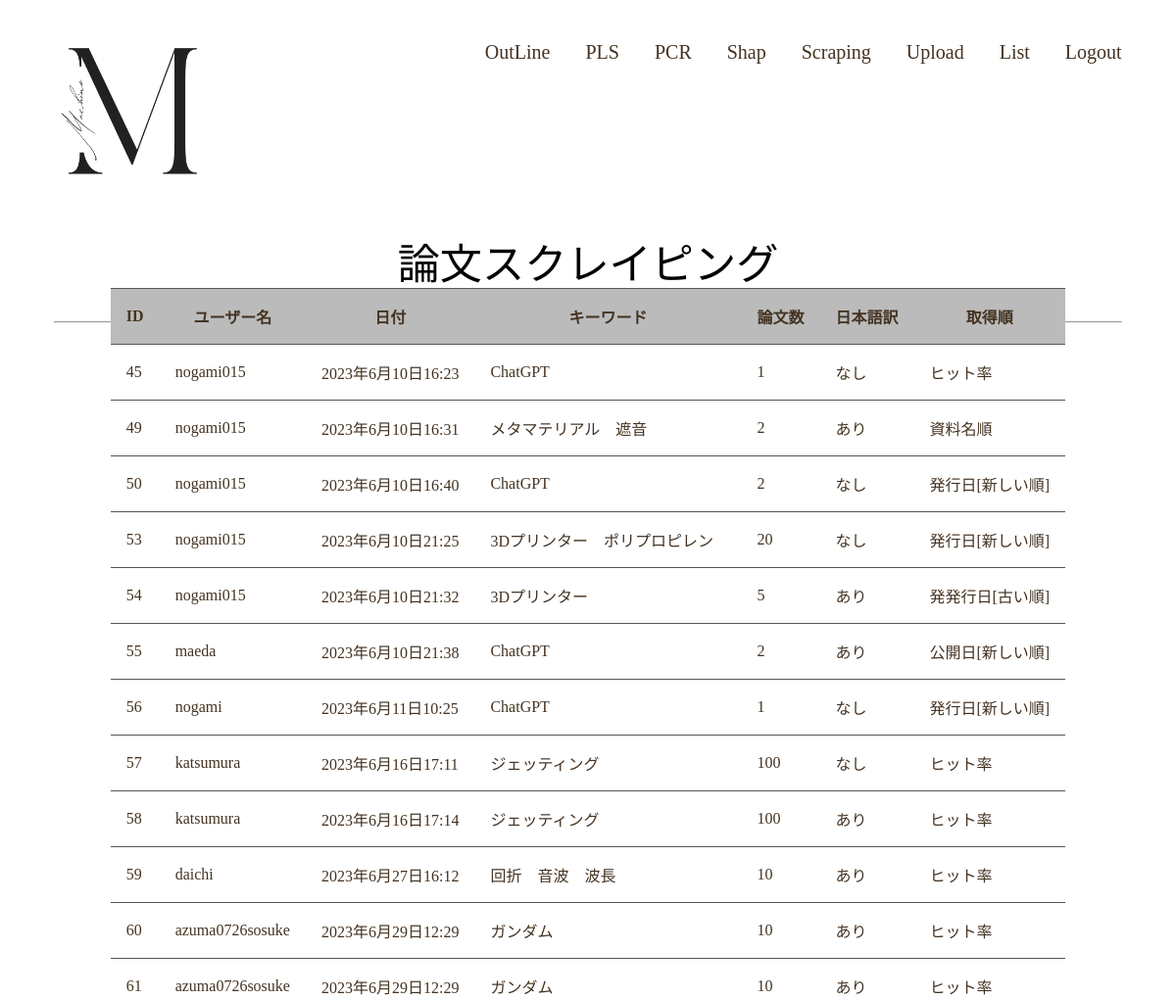
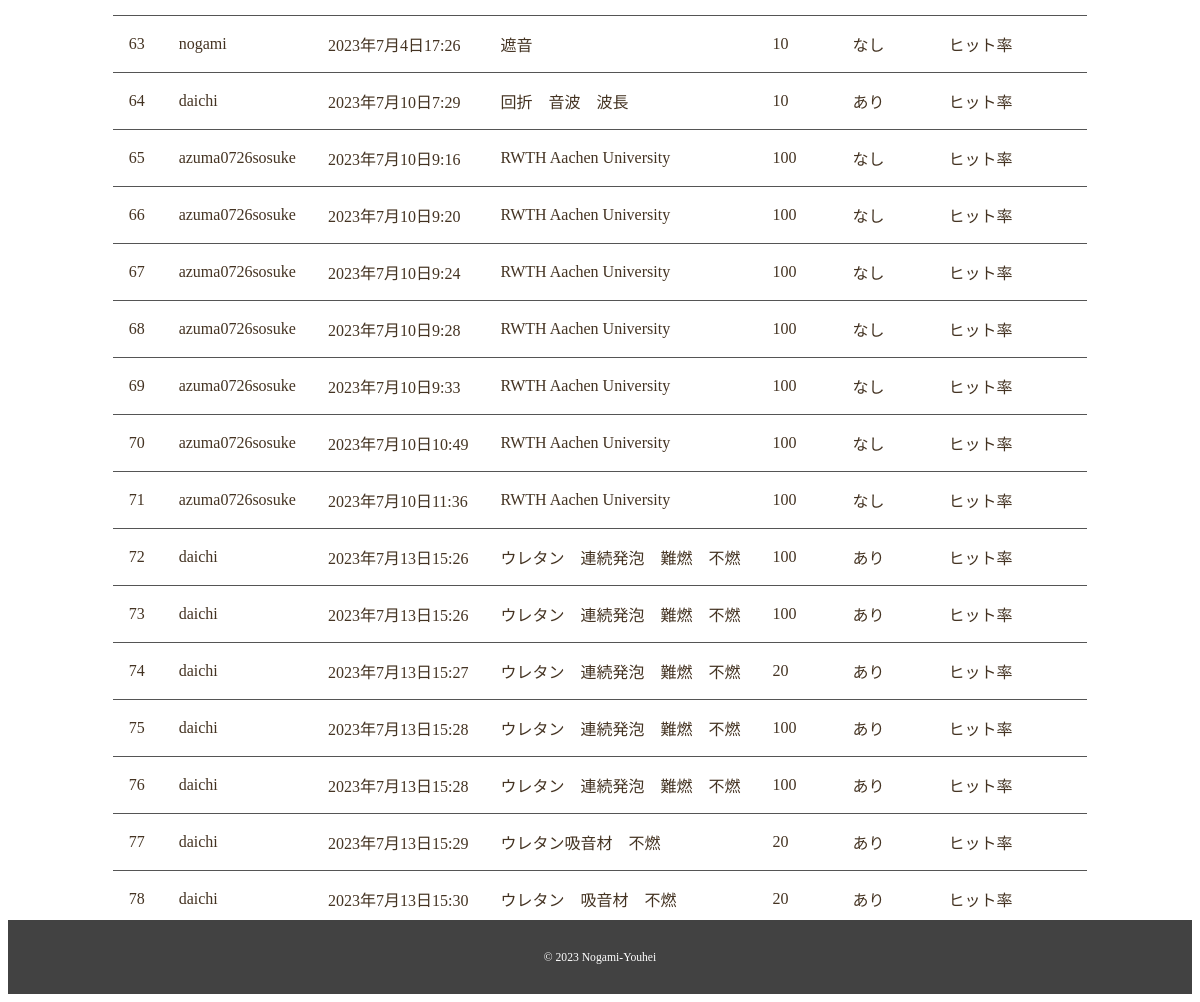
The app's page /pls/datalist/ with its own data (2 pictures, top to bottom).
### pls/models.py (models this page shows)
class Paper(models.Model):
    user = models.CharField(max_length=100)
    date = models.DateTimeField(default=timezone.now)
    keywords = models.CharField(max_length=100)
    number = models.IntegerField()
    ja = models.IntegerField()
    choices = models.CharField(max_length=100)

### pls/views.py (the view)
# urls.py: path('datalist/', views.datalist, name='datalist'),
def datalist(request):
    if (request.method == 'POST'):
        data = request.POST.get('data')
        paper = Paper.objects.get(id=int(data))
        print(paper)
        paper.delete()
        return redirect(to='datalist')
    papers = Paper.objects.all()
    user = request.user.username
    param = {
        'papers': papers,
        'user': user
    }
    return render(request, 'pls/datalist.html', param)

### pls/templates/pls/datalist.html (shortened to what this page needs)
{% extends 'pls/base.html' %}
{% block main %}
<div class="wrapper">
    <h2 class="page-title">論文スクレイピング</h2>
</div>
</div>
<div class="pcr-contents wrapper">
<table class="list">
    <tr>
        <th>ID</th>
        <th>ユーザー名</th>
        <th>日付</th>
        <th>キーワード</th>
        <th>論文数</th>
        <th>日本語訳</th>
        <th>取得順</th>
    </tr>
{% for paper in papers %}
    <tr>
        <td>{{ paper.id }}</td>
        <td>{{ paper.user }}</td>
        <td>{{ paper.date }}</td>
        <td>{{ paper.keywords }}</td>
        <td>{{ paper.number }}</td>
        {% if paper.ja == 0 %}
        <td>なし</td>
        {% else %}
        <td>あり</td>
        {% endif %}
        {% if paper.choices == '1' %}
        <td>ヒット率</td>
        {% elif paper.choices == '5' %}
        <td>発行日[新しい順]</td>
        {% elif paper.choices == '6' %}
        <td>発発行日[古い順]</td>
        {% elif paper.choices == '2' %}
        <td>公開日[新しい順]</td>
        {% elif paper.choices == '3' %}
        <td>公開日[古い順]</td>
        {% elif paper.choices == '4' %}
        <td>資料名順</td>
        {% else %}
        <td>不明</td>
        {% endif %}
    </tr>
{% endfor %}
</table>
</div>
{% endblock %}

### pls/static/pls/css/style.css (style rules this page uses)
html { font-size: 100%; }
body { font-family: serif; color: #432; }
.wrapper { max-width: 1200px; margin: 0 auto; padding: 0 4%; }
.page-title { font-size: 2.7rem; color: black; line-height: 1; text-transform: uppercase; font-weight: normal; }
#outline .page-title { text-align: center; }
table { border-spacing: 2rem; }
.list, .list td, .list th { border-width: 1.5px 0px; border-color: #555; border-style: solid; border-collapse: collapse; padding: 1em; margin: 1em; }
.list th { background-color: #bbb; }
.list { margin-right: auto; margin-left: auto; }

### records on screen
Paper: id "45", user "nogami015", date "2023年6月10日16:23", keywords "ChatGPT", number "1", ja "なし", choices "ヒット率"
Paper: id "49", user "nogami015", date "2023年6月10日16:31", keywords "メタマテリアル 遮音", number "2", ja "あり", choices "資料名順"
Paper: id "50", user "nogami015", date "2023年6月10日16:40", keywords "ChatGPT", number "2", ja "なし", choices "発行日[新しい順]"
Paper: id "53", user "nogami015", date "2023年6月10日21:25", keywords "3Dプリンター ポリプロピレン", number "20", ja "なし", choices "発行日[新しい順]"
Paper: id "54", user "nogami015", date "2023年6月10日21:32", keywords "3Dプリンター", number "5", ja "あり", choices "発発行日[古い順]"
Paper: id "55", user "maeda", date "2023年6月10日21:38", keywords "ChatGPT", number "2", ja "あり", choices "公開日[新しい順]"
Paper: id "56", user "nogami", date "2023年6月11日10:25", keywords "ChatGPT", number "1", ja "なし", choices "発行日[新しい順]"
Paper: id "57", user "katsumura", date "2023年6月16日17:11", keywords "ジェッティング", number "100", ja "なし", choices "ヒット率"
Paper: id "58", user "katsumura", date "2023年6月16日17:14", keywords "ジェッティング", number "100", ja "あり", choices "ヒット率"
Paper: id "59", user "daichi", date "2023年6月27日16:12", keywords "回折 音波 波長", number "10", ja "あり", choices "ヒット率"
Paper: id "60", user "azuma0726sosuke", date "2023年6月29日12:29", keywords "ガンダム", number "10", ja "あり", choices "ヒット率"
Paper: id "61", user "azuma0726sosuke", date "2023年6月29日12:29", keywords "ガンダム", number "10", ja "あり", choices "ヒット率"
Paper: id "63", user "nogami", date "2023年7月4日17:26", keywords "遮音", number "10", ja "なし", choices "ヒット率"
Paper: id "64", user "daichi", date "2023年7月10日7:29", keywords "回折 音波 波長", number "10", ja "あり", choices "ヒット率"
Paper: id "65", user "azuma0726sosuke", date "2023年7月10日9:16", keywords "RWTH Aachen University", number "100", ja "なし", choices "ヒット率"
Paper: id "66", user "azuma0726sosuke", date "2023年7月10日9:20", keywords "RWTH Aachen University", number "100", ja "なし", choices "ヒット率"
Paper: id "67", user "azuma0726sosuke", date "2023年7月10日9:24", keywords "RWTH Aachen University", number "100", ja "なし", choices "ヒット率"
Paper: id "68", user "azuma0726sosuke", date "2023年7月10日9:28", keywords "RWTH Aachen University", number "100", ja "なし", choices "ヒット率"
Paper: id "69", user "azuma0726sosuke", date "2023年7月10日9:33", keywords "RWTH Aachen University", number "100", ja "なし", choices "ヒット率"
Paper: id "70", user "azuma0726sosuke", date "2023年7月10日10:49", keywords "RWTH Aachen University", number "100", ja "なし", choices "ヒット率"
Paper: id "71", user "azuma0726sosuke", date "2023年7月10日11:36", keywords "RWTH Aachen University", number "100", ja "なし", choices "ヒット率"
Paper: id "72", user "daichi", date "2023年7月13日15:26", keywords "ウレタン 連続発泡 難燃 不燃", number "100", ja "あり", choices "ヒット率"
Paper: id "73", user "daichi", date "2023年7月13日15:26", keywords "ウレタン 連続発泡 難燃 不燃", number "100", ja "あり", choices "ヒット率"
Paper: id "74", user "daichi", date "2023年7月13日15:27", keywords "ウレタン 連続発泡 難燃 不燃", number "20", ja "あり", choices "ヒット率"
Paper: id "75", user "daichi", date "2023年7月13日15:28", keywords "ウレタン 連続発泡 難燃 不燃", number "100", ja "あり", choices "ヒット率"
Paper: id "76", user "daichi", date "2023年7月13日15:28", keywords "ウレタン 連続発泡 難燃 不燃", number "100", ja "あり", choices "ヒット率"
Paper: id "77", user "daichi", date "2023年7月13日15:29", keywords "ウレタン吸音材 不燃", number "20", ja "あり", choices "ヒット率"
Paper: id "78", user "daichi", date "2023年7月13日15:30", keywords "ウレタン 吸音材 不燃", number "20", ja "あり", choices "ヒット率"
